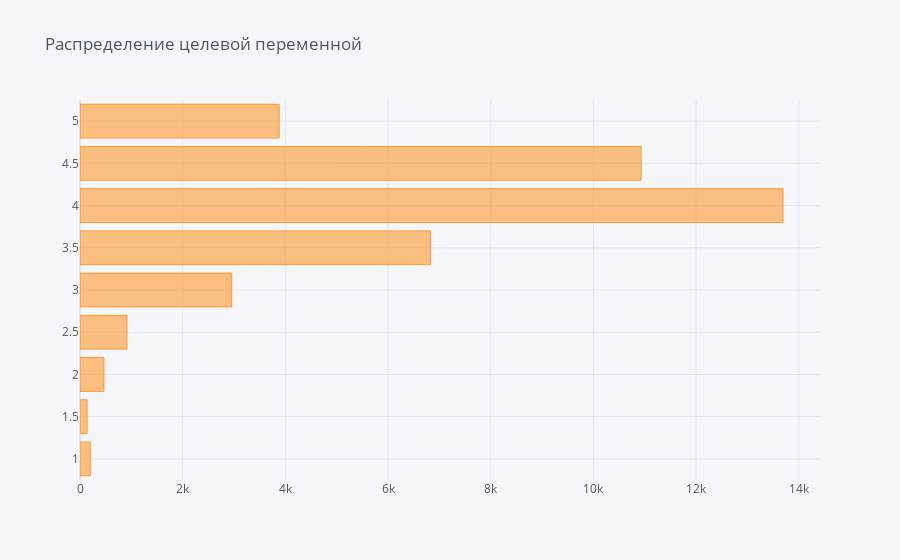

The notebook cell this image was saved under:
### Markdown cell above
**Распределение целевой переменной**
<p>Оценка по 5-ти бальной шкале. Оценки кратны 0.5.</p>

### Code cell
get_gr('Rating')

### Figure 1 — Plotly figure (JSON) as saved in the notebook; plotly's stock layout.template omitted (floating-point values rounded to 4 significant figures)
{"data": [{"marker": {"color": "rgba(255, 153, 51, 0.6)", "line": {"color": "rgba(255, 153, 51, 1.0)", "width": 1}}, "name": "Rating", "orientation": "h", "text": "", "type": "bar", "x": [139, 201, 466, 915, 2955, 3879, 6824, 10929, 13692], "y": [1.5, 1, 2, 2.5, 3, 5, 3.5, 4.5, 4]}], "layout": {"legend": {"bgcolor": "#F5F6F9", "font": {"color": "#4D5663"}}, "paper_bgcolor": "#F5F6F9", "plot_bgcolor": "#F5F6F9", "title": {"font": {"color": "#4D5663"}, "text": "Распределение целевой переменной"}, "xaxis": {"gridcolor": "#E1E5ED", "showgrid": true, "tickfont": {"color": "#4D5663"}, "title": {"font": {"color": "#4D5663"}, "text": ""}, "zerolinecolor": "#E1E5ED"}, "yaxis": {"gridcolor": "#E1E5ED", "showgrid": true, "tickfont": {"color": "#4D5663"}, "title": {"font": {"color": "#4D5663"}, "text": ""}, "zerolinecolor": "#E1E5ED"}}}
